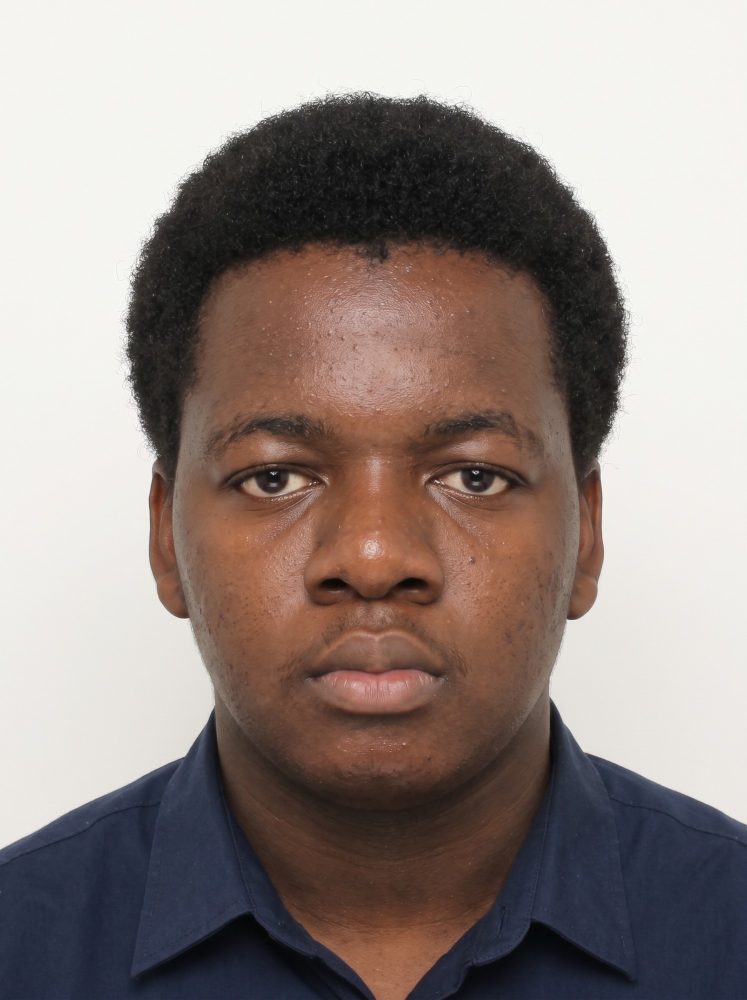
#> input picture photo-source.jpg, 1493 x 2000 px (shown at 1/2 size)
$ python process_portrait.py
#> lines starting #> are read from the running program, lines starting #| are printed output that depends on the picture; after the words box and inside, x2 and y2 are one past the last pixel; in counts of white or black regions, pixels touching at a corner belong together
"""
Portrait pipeline — cuts the studio portrait out of its plain light
background so it can sit on the hero's accent circle.

  photo-source.jpg  ->  public/assets/portrait.webp   (transparent cut-out)
                        public/assets/portrait.png    (fallback)

The source has a near-uniform off-white backdrop, so a colour-distance
flood fill from the top/side edges is enough (no ML model needed).

Run from the repository root:
    python scripts/process_portrait.py
"""

import os

import numpy as np
from PIL import Image, ImageFilter
from scipy import ndimage
import cv2

ROOT = os.path.dirname(os.path.dirname(os.path.abspath(__file__)))
SRC = os.path.join(ROOT, "photo-source.jpg")
OUT = os.path.join(ROOT, "public", "assets")

img = Image.open(SRC).convert("RGB")
#> img is the input picture: PIL image 1493x2000 RGB; mean R, G, B 148.1, 136.4, 132
w, h = img.size
#> w = 1493; h = 2000
arr = np.asarray(img).astype(np.float32)

# Background colour = median of a thin border strip (top + sides).
strip = np.concatenate([arr[:20].reshape(-1, 3), arr[:, :20].reshape(-1, 3), arr[:, -20:].reshape(-1, 3)])
bg = np.median(strip, axis=0)
#> bg = [243, 243, 239]
dist = np.sqrt(((arr - bg) ** 2).sum(axis=2))

# Binary "looks like background" mask, then keep only the region connected
# to the top/side borders (so light highlights inside the face survive).
THRESH = 34
labels, _ = ndimage.label(dist < THRESH)
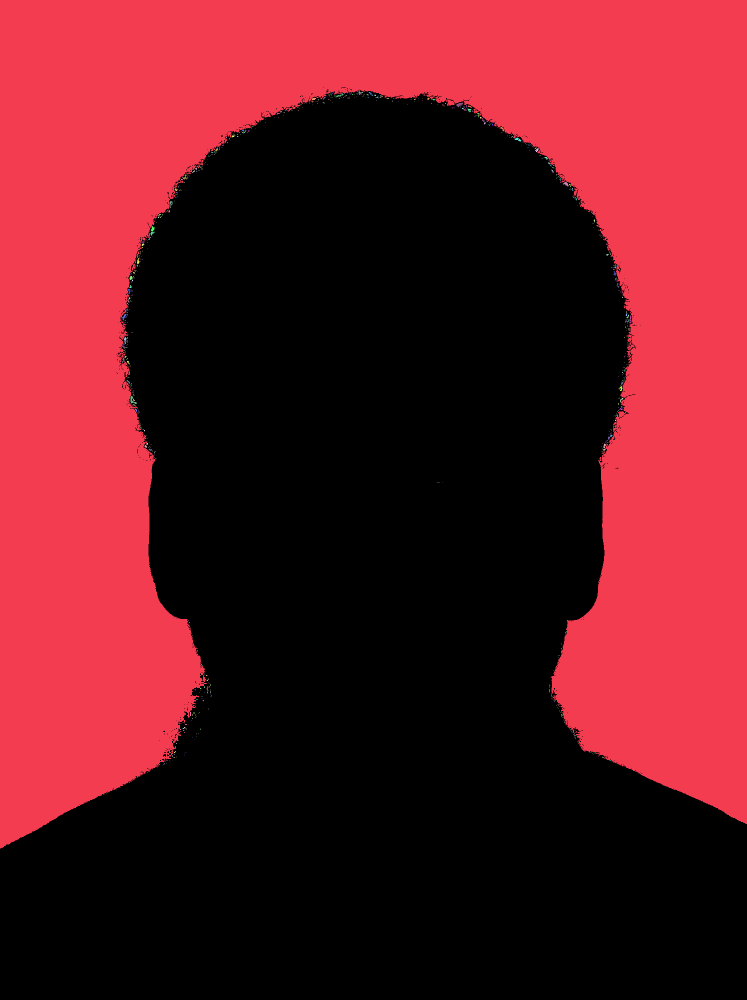
#> labels: shape (2000, 1493) int32 (shown at 1/2 size); 749 distinct labels, from 0 to 748; one colour per label, 0 black
edge_labels = set(np.unique(labels[0])) | set(np.unique(labels[:, 0])) | set(np.unique(labels[:, -1]))
#> edge_labels = 2 items
edge_labels.discard(0)
bg_region = np.isin(labels, list(edge_labels))
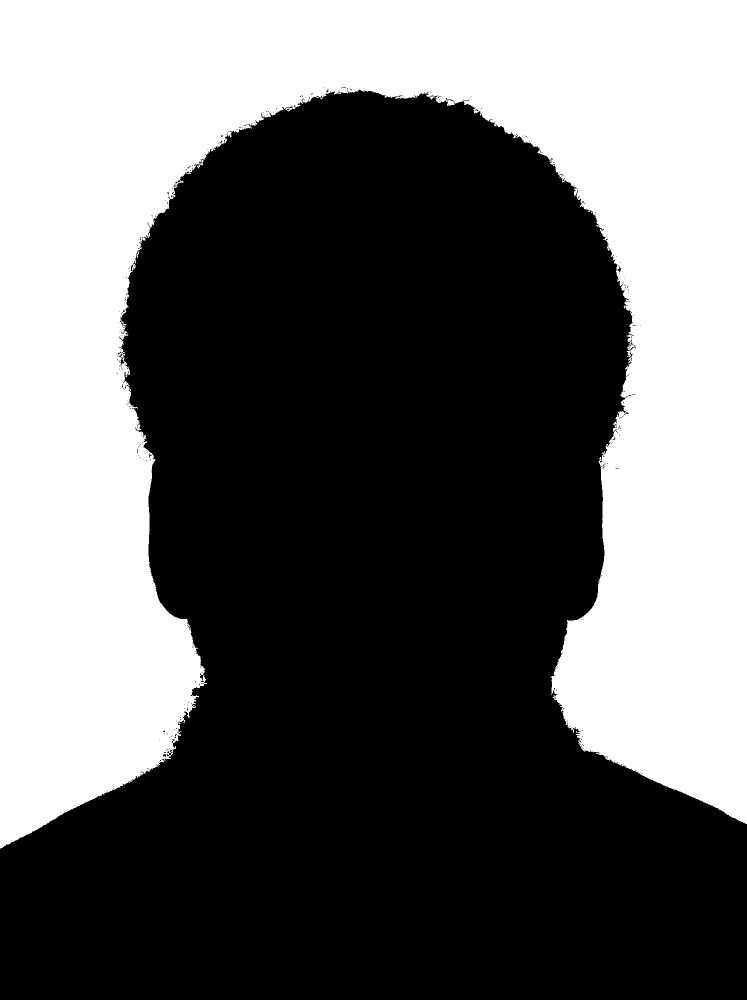
#> bg_region: shape (2000, 1493) bool (shown at 1/2 size); 40% white; 1 white region, box (x1, y1, x2, y2) and area: (0, 0, 1493, 1697) 1193213
# Grow slightly so the soft ramp below covers the anti-aliased hair fringe.
bg_region = ndimage.binary_dilation(bg_region, iterations=3) & (dist < THRESH * 2.2)
#> bg_region: shape (2000, 1493) bool; 40.3% white; 73 white regions (72 under 20 px), largest, box (x1, y1, x2, y2) and area: (0, 0, 1493, 1699) 1203145
bg_region |= np.isin(labels, list(edge_labels))

# Refine with GrabCut: the soft shadow behind the shoulders is too dark for
# a plain colour threshold, but GrabCut separates it from the navy shirt.
SCALE = 0.4
small = cv2.resize(arr.astype(np.uint8)[..., ::-1], None, fx=SCALE, fy=SCALE, interpolation=cv2.INTER_AREA)
sd = cv2.resize(dist, (small.shape[1], small.shape[0]), interpolation=cv2.INTER_AREA)
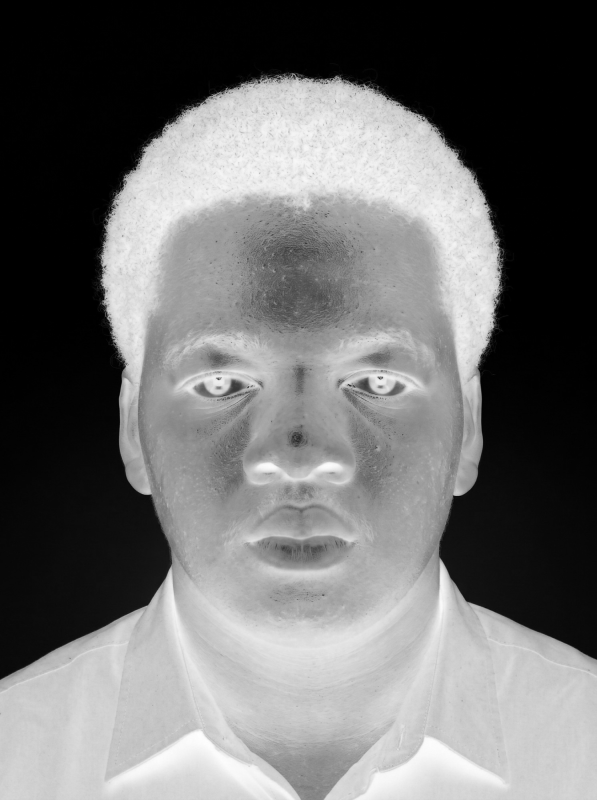
#> sd: shape (800, 597) float32; min 1, max 410.6, mean 180.2; drawn with min black and max white
sbg = cv2.resize(bg_region.astype(np.uint8), (small.shape[1], small.shape[0]), interpolation=cv2.INTER_NEAREST) > 0
#> sbg: shape (800, 597) bool; 40.3% white; 3 white regions (2 under 20 px), largest, box (x1, y1, x2, y2) and area: (0, 0, 597, 680) 192655
gc = np.full(sd.shape, cv2.GC_PR_BGD, np.uint8)
gc[sd > 70] = cv2.GC_PR_FGD
gc[sd > 140] = cv2.GC_FGD
gc[sbg] = cv2.GC_BGD
bgm = np.zeros((1, 65), np.float64); fgm = np.zeros((1, 65), np.float64)
cv2.grabCut(small, gc, None, bgm, fgm, 6, cv2.GC_INIT_WITH_MASK)
fg_small = np.isin(gc, [cv2.GC_FGD, cv2.GC_PR_FGD]).astype(np.uint8) * 255
fg_small = cv2.morphologyEx(fg_small, cv2.MORPH_OPEN, np.ones((3, 3), np.uint8))
# keep the largest connected component (the person)
lab, n = ndimage.label(fg_small > 0)
if n > 1:
    sizes = ndimage.sum(np.ones_like(lab), lab, range(1, n + 1))
    fg_small = (lab == (np.argmax(sizes) + 1)).astype(np.uint8) * 255
fg = cv2.resize(fg_small, (w, h), interpolation=cv2.INTER_LINEAR).astype(np.float32) / 255
#> fg_small: shape (800, 597); 59.1% white; 5 black regions (4 under 20 px), largest, box (x1, y1, x2, y2) and area: (0, 0, 597, 680) 195336

# Soft alpha: GrabCut matte, with a colour-distance ramp on the light fringe
# so frizzy hair edges stay soft instead of getting a hard cut.
ramp = np.clip((dist - 10) / 40, 0, 1)
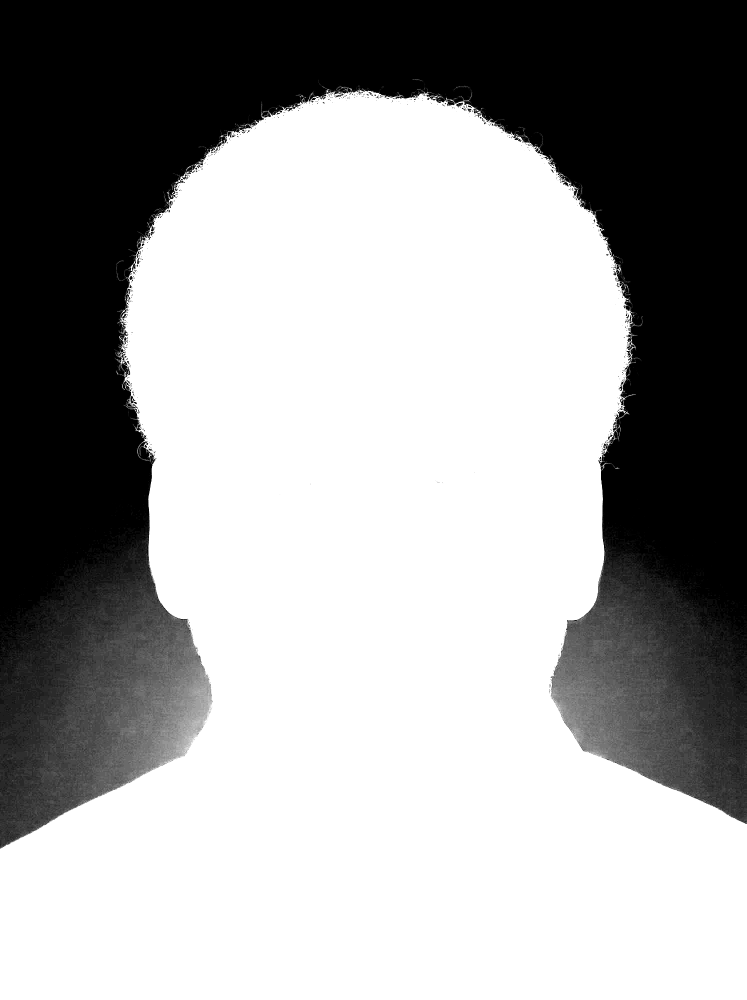
#> ramp: shape (2000, 1493) float32 (shown at 1/2 size); min 0, max 1, mean 0.625
alpha = np.where(fg > 0.5, np.where(bg_region, ramp, 1.0), fg * ramp)
alpha_img = Image.fromarray((alpha * 255).astype(np.uint8), "L").filter(ImageFilter.GaussianBlur(1.4))
alpha = np.asarray(alpha_img).astype(np.float32) / 255

# De-fringe: pull semi-transparent edge pixels away from the light backdrop.
a3 = np.clip(alpha, 0.05, 1)[..., None]
rgb = np.clip((arr - bg * (1 - a3)) / a3, 0, 255)
rgb = np.where(alpha[..., None] > 0.98, arr, rgb)

out = Image.fromarray(np.dstack([rgb, alpha * 255]).astype(np.uint8), "RGBA")
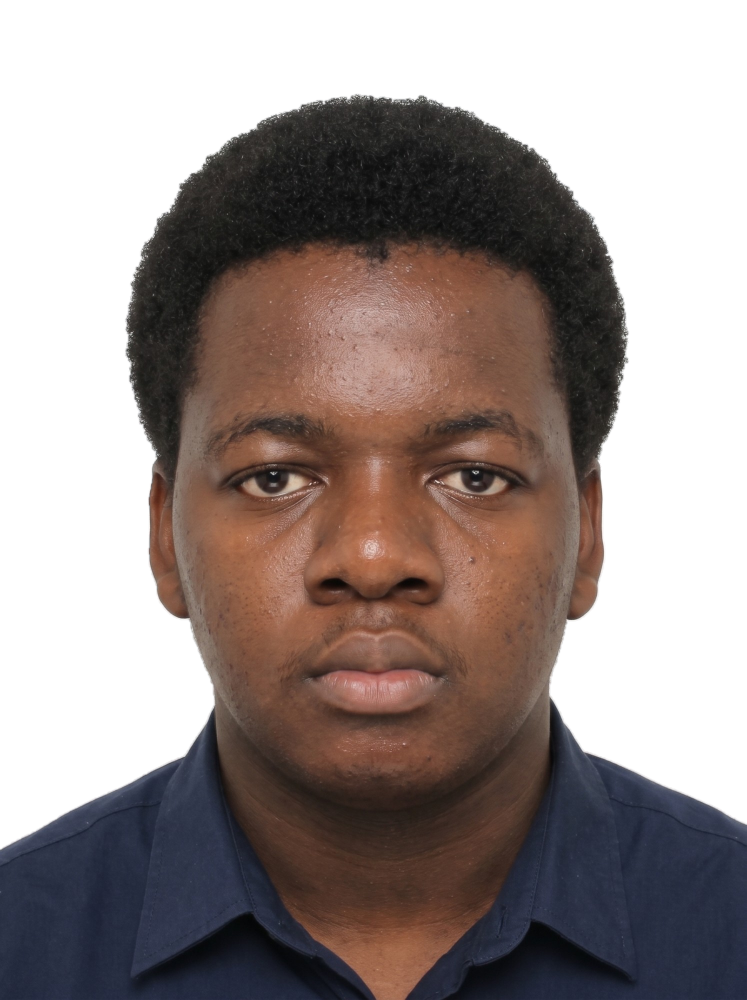
#> out: PIL image 1493x2000 RGBA (shown at 1/2 size); mean R, G, B, A 127.4, 110.2, 105.9, 150.8; transparent parts drawn white
bbox = out.getchannel("A").point(lambda v: 255 if v > 10 else 0).getbbox()
#> bbox = (0, 187, 1493, 2000)
out = out.crop(bbox)
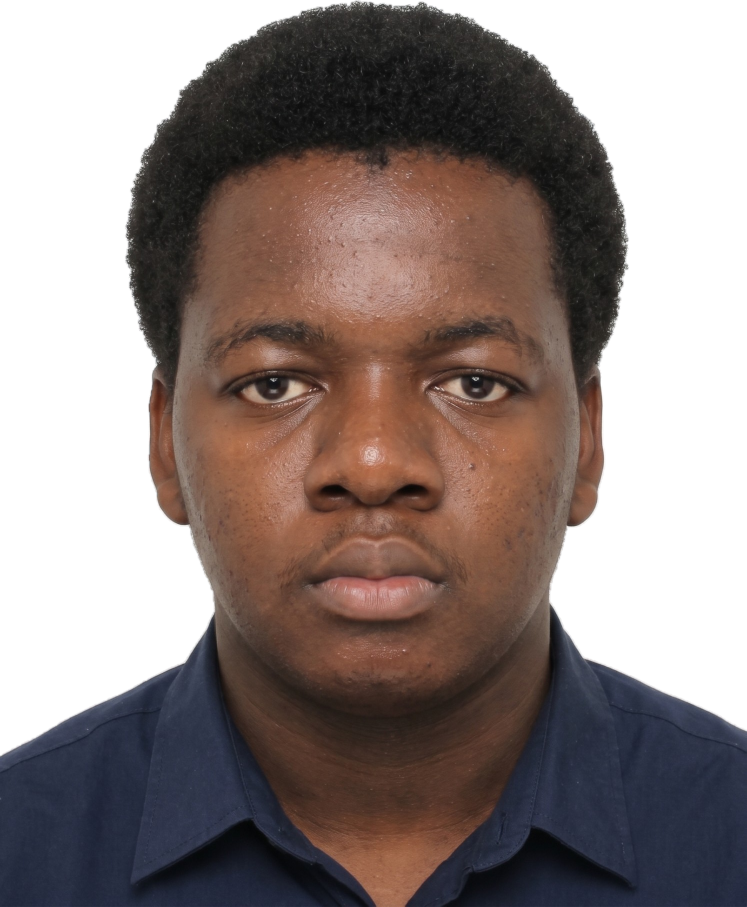
#> out: PIL image 1493x1813 RGBA (shown at 1/2 size); mean R, G, B, A 114.4, 95.6, 91.1, 166.4; transparent parts drawn white

target_w = 900
out = out.resize((target_w, round(out.height * target_w / out.width)), Image.LANCZOS)
#> out: PIL image 900x1093 RGBA
out.save(os.path.join(OUT, "portrait.webp"), "WEBP", quality=88, method=6)
out.save(os.path.join(OUT, "portrait.png"), optimize=True)
print("portrait:", out.size)
#| portrait: (900, 1093)
